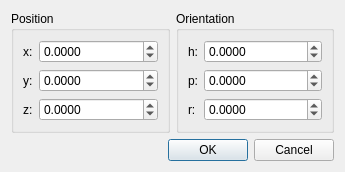
<?xml version="1.0" encoding="UTF-8"?>
<ui version="4.0">
 <class>PositionDialog</class>
 <widget class="QDialog" name="PositionDialog">
  <property name="geometry">
   <rect>
    <x>0</x>
    <y>0</y>
    <width>345</width>
    <height>152</height>
   </rect>
  </property>
  <property name="windowTitle">
   <string>Set Position</string>
  </property>
  <layout class="QGridLayout" name="gridLayout_3">
   <item row="0" column="0">
    <widget class="QGroupBox" name="groupBox">
     <property name="title">
      <string>Position</string>
     </property>
     <layout class="QGridLayout" name="gridLayout">
      <item row="0" column="0">
       <widget class="QLabel" name="label">
        <property name="sizePolicy">
         <sizepolicy hsizetype="Minimum" vsizetype="Preferred">
          <horstretch>0</horstretch>
          <verstretch>0</verstretch>
         </sizepolicy>
        </property>
        <property name="text">
         <string>x:</string>
        </property>
       </widget>
      </item>
      <item row="0" column="1">
       <widget class="QDoubleSpinBox" name="x_spin">
        <property name="sizePolicy">
         <sizepolicy hsizetype="Expanding" vsizetype="Fixed">
          <horstretch>0</horstretch>
          <verstretch>0</verstretch>
         </sizepolicy>
        </property>
        <property name="decimals">
         <number>4</number>
        </property>
        <property name="minimum">
         <double>-100000000.000000000000000</double>
        </property>
        <property name="maximum">
         <double>100000000.000000000000000</double>
        </property>
       </widget>
      </item>
      <item row="1" column="0">
       <widget class="QLabel" name="label_2">
        <property name="sizePolicy">
         <sizepolicy hsizetype="Minimum" vsizetype="Preferred">
          <horstretch>0</horstretch>
          <verstretch>0</verstretch>
         </sizepolicy>
        </property>
        <property name="text">
         <string>y:</string>
        </property>
       </widget>
      </item>
      <item row="1" column="1">
       <widget class="QDoubleSpinBox" name="y_spin">
        <property name="sizePolicy">
         <sizepolicy hsizetype="Expanding" vsizetype="Fixed">
          <horstretch>0</horstretch>
          <verstretch>0</verstretch>
         </sizepolicy>
        </property>
        <property name="decimals">
         <number>4</number>
        </property>
        <property name="minimum">
         <double>-100000000.000000000000000</double>
        </property>
        <property name="maximum">
         <double>100000000.000000000000000</double>
        </property>
       </widget>
      </item>
      <item row="2" column="0">
       <widget class="QLabel" name="label_3">
        <property name="sizePolicy">
         <sizepolicy hsizetype="Minimum" vsizetype="Preferred">
          <horstretch>0</horstretch>
          <verstretch>0</verstretch>
         </sizepolicy>
        </property>
        <property name="text">
         <string>z:</string>
        </property>
       </widget>
      </item>
      <item row="2" column="1">
       <widget class="QDoubleSpinBox" name="z_spin">
        <property name="sizePolicy">
         <sizepolicy hsizetype="Expanding" vsizetype="Fixed">
          <horstretch>0</horstretch>
          <verstretch>0</verstretch>
         </sizepolicy>
        </property>
        <property name="decimals">
         <number>4</number>
        </property>
        <property name="minimum">
         <double>-100000000.000000000000000</double>
        </property>
        <property name="maximum">
         <double>100000000.000000000000000</double>
        </property>
       </widget>
      </item>
     </layout>
    </widget>
   </item>
   <item row="0" column="1">
    <widget class="QGroupBox" name="groupBox_2">
     <property name="title">
      <string>Orientation</string>
     </property>
     <layout class="QGridLayout" name="gridLayout_2">
      <item row="0" column="0">
       <widget class="QLabel" name="label_4">
        <property name="sizePolicy">
         <sizepolicy hsizetype="Minimum" vsizetype="Preferred">
          <horstretch>0</horstretch>
          <verstretch>0</verstretch>
         </sizepolicy>
        </property>
        <property name="text">
         <string>h:</string>
        </property>
       </widget>
      </item>
      <item row="0" column="1">
       <widget class="QDoubleSpinBox" name="h_spin">
        <property name="sizePolicy">
         <sizepolicy hsizetype="Expanding" vsizetype="Fixed">
          <horstretch>0</horstretch>
          <verstretch>0</verstretch>
         </sizepolicy>
        </property>
        <property name="decimals">
         <number>4</number>
        </property>
        <property name="minimum">
         <double>-10000.000000000000000</double>
        </property>
        <property name="maximum">
         <double>10000.000000000000000</double>
        </property>
       </widget>
      </item>
      <item row="1" column="0">
       <widget class="QLabel" name="label_6">
        <property name="sizePolicy">
         <sizepolicy hsizetype="Minimum" vsizetype="Preferred">
          <horstretch>0</horstretch>
          <verstretch>0</verstretch>
         </sizepolicy>
        </property>
        <property name="text">
         <string>p:</string>
        </property>
       </widget>
      </item>
      <item row="1" column="1">
       <widget class="QDoubleSpinBox" name="p_spin">
        <property name="sizePolicy">
         <sizepolicy hsizetype="Expanding" vsizetype="Fixed">
          <horstretch>0</horstretch>
          <verstretch>0</verstretch>
         </sizepolicy>
        </property>
        <property name="decimals">
         <number>4</number>
        </property>
        <property name="minimum">
         <double>-10000.000000000000000</double>
        </property>
        <property name="maximum">
         <double>10000.000000000000000</double>
        </property>
       </widget>
      </item>
      <item row="2" column="0">
       <widget class="QLabel" name="label_5">
        <property name="sizePolicy">
         <sizepolicy hsizetype="Minimum" vsizetype="Preferred">
          <horstretch>0</horstretch>
          <verstretch>0</verstretch>
         </sizepolicy>
        </property>
        <property name="text">
         <string>r:</string>
        </property>
       </widget>
      </item>
      <item row="2" column="1">
       <widget class="QDoubleSpinBox" name="r_spin">
        <property name="sizePolicy">
         <sizepolicy hsizetype="Expanding" vsizetype="Fixed">
          <horstretch>0</horstretch>
          <verstretch>0</verstretch>
         </sizepolicy>
        </property>
        <property name="decimals">
         <number>4</number>
        </property>
        <property name="minimum">
         <double>-10000.000000000000000</double>
        </property>
        <property name="maximum">
         <double>10000.000000000000000</double>
        </property>
       </widget>
      </item>
     </layout>
    </widget>
   </item>
   <item row="1" column="0" colspan="2">
    <widget class="QDialogButtonBox" name="button_box">
     <property name="orientation">
      <enum>Qt::Horizontal</enum>
     </property>
     <property name="standardButtons">
      <set>QDialogButtonBox::Cancel|QDialogButtonBox::Ok</set>
     </property>
    </widget>
   </item>
  </layout>
 </widget>
 <resources/>
 <connections>
  <connection>
   <sender>button_box</sender>
   <signal>accepted()</signal>
   <receiver>PositionDialog</receiver>
   <slot>accept()</slot>
   <hints>
    <hint type="sourcelabel">
     <x>248</x>
     <y>254</y>
    </hint>
    <hint type="destinationlabel">
     <x>157</x>
     <y>274</y>
    </hint>
   </hints>
  </connection>
  <connection>
   <sender>button_box</sender>
   <signal>rejected()</signal>
   <receiver>PositionDialog</receiver>
   <slot>reject()</slot>
   <hints>
    <hint type="sourcelabel">
     <x>316</x>
     <y>260</y>
    </hint>
    <hint type="destinationlabel">
     <x>286</x>
     <y>274</y>
    </hint>
   </hints>
  </connection>
 </connections>
</ui>
